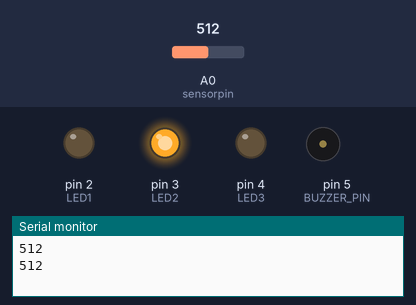
A sketch run on a simulated Arduino Uno, built with avr-gcc and run on an emulated ATmega328P. Shown: output pins drawn as LEDs (lit = HIGH), buzzer (waves = sounding), the last lines printed to the serial monitor. The inputs (shaded band) are chosen by the test bench; at power-on: A0 (sensorpin) = 512. Pins used as bus, display or sensor lines are not drawn.

Above: at 1.8 s.
1.9 s: A0 (sensorpin) set to 487
At 2.3 s:
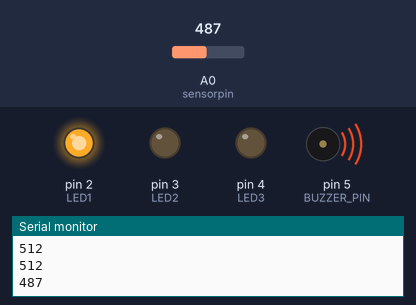
3.5 s: A0 (sensorpin) set to 900
At 4.5 s:
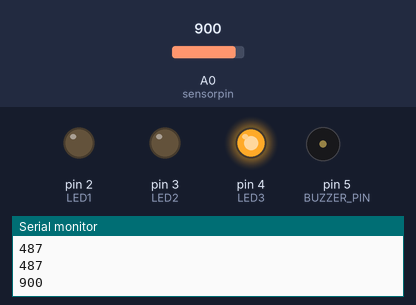
5.5 s: A0 (sensorpin) set to 818
7.2 s: A0 (sensorpin) set to 787
At 9.1 s:
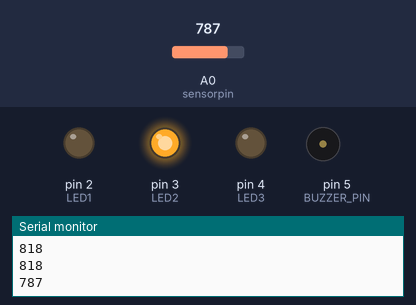
9.5 s: A0 (sensorpin) set to 1023
At 11.4 s:
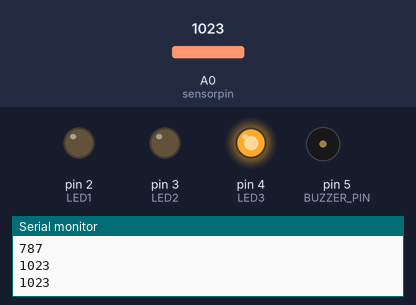
Timing chart, 0 to 12.6 s (numbered marks = the images above; inputs shaded):
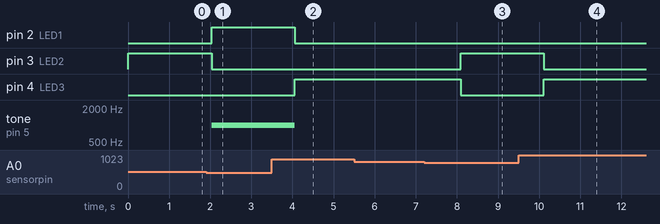

The sketch:

soil_moisture_sensor.ino
```cpp
const int sensorpin = A0;
const int sensorpower = 8; // Pin D8 controls power to the sensor (VCC)
const int LED1 = 2;        // Red LED (Dry/Alarm)
const int LED2 = 3;        // Yellow LED (Optimal/Warning)
const int LED3 = 4;        // Green/Blue LED (Wet/Safe)
const int BUZZER_PIN = 5;  // Pin D5 for the audible alarm

int sensor;

const int delayTime = 1000;

// "wet" and "dry" thresholds - these require calibration
// Note: Assuming analogRead returns a HIGH value when the soil is DRY.
int wet = 800;
int dry = 500;

void setup(){ // code that only runs once
  // set pins as outputs
  pinMode(LED1,OUTPUT);
  pinMode(LED2,OUTPUT);
  pinMode(LED3,OUTPUT);
  pinMode(sensorpower,OUTPUT);
  pinMode(BUZZER_PIN,OUTPUT); // Set up the buzzer pin

  // initialize serial communication
  Serial.begin(9600);
}

void loop(){ // code that loops forever
  // power on sensor and wait briefly (corrosion prevention)
  digitalWrite(sensorpower,HIGH);
  delay(10);
  // take reading from sensor
  sensor = analogRead(sensorpin);
  // turn sensor off to help prevent corrosion
  digitalWrite(sensorpower,LOW);

  // print sensor reading
  Serial.println(sensor);

  // If sensor reading is greater than "wet" threshold (meaning the soil is very WET),
  // turn on the Green/Blue LED.
  if(sensor > wet){
    digitalWrite(LED1,LOW);
    digitalWrite(LED2,LOW);
    digitalWrite(LED3,HIGH); // Green/Blue LED ON (WET/SAFE)
    noTone(BUZZER_PIN);
  }
  // If it is less than the "dry" threshold, turn on the Red LED and sound the buzzer.
  else if(sensor < dry){
    digitalWrite(LED1,HIGH); // Red LED ON (DRY/ALARM)
    digitalWrite(LED2,LOW);
    digitalWrite(LED3,LOW);
    tone(BUZZER_PIN, 1000); // Buzzer ON at 1000Hz [1]
  }
  // If it is in between the two values, turn on the Yellow LED.
  else{
    digitalWrite(LED1,LOW);
    digitalWrite(LED2,HIGH); // Yellow LED ON (OPTIMAL/WARNING)
    digitalWrite(LED3,LOW);
    noTone(BUZZER_PIN);
  }

  // wait before taking next reading
  delay(delayTime);

}
```

Measured:
- the behaviour switches between 500 and 499 on A0 (sensorpin) (found by bisection; images 0 and 1)
- the behaviour switches between 801 and 800 on A0 (sensorpin) (found by bisection; images 2 and 3)
- after the input at 1.9 s, pin 2 (LED1): LOW → HIGH after 0.13 s; pin 3 (LED2): HIGH → LOW after 0.13 s; tone on pin 5 (BUZZER_PIN): silent → 1000 Hz after 0.13 s
- after the input at 3.5 s, pin 2 (LED1): HIGH → LOW after 0.55 s; pin 4 (LED3): LOW → HIGH after 0.55 s; tone on pin 5 (BUZZER_PIN): 1000 Hz → silent after 0.55 s
- after the input at 7.2 s, pin 3 (LED2): LOW → HIGH after 0.89 s; pin 4 (LED3): HIGH → LOW after 0.89 s
- after the input at 9.5 s, pin 3 (LED2): HIGH → LOW after 0.61 s; pin 4 (LED3): LOW → HIGH after 0.61 s
